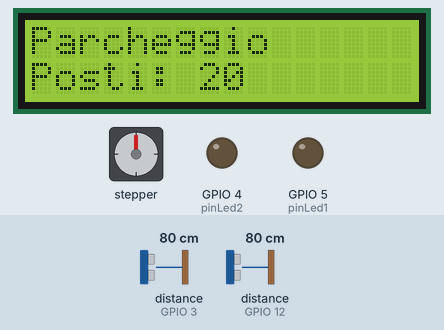
Recording of a sketch running on a simulated ESP32. On the bench: 16×2 character LCD, stepper motor, output pins drawn as LEDs (lit = HIGH). Wiring (inferred from the names in the program): 2 × ultrasonic range finder: trigger GPIO 2, echo GPIO 3 / trigger GPIO 13, echo GPIO 12. The inputs (shaded band) are chosen by the test bench; at power-on: distance to the obstacle (sensors on GPIO 12, GPIO 3) 80 cm. The echo pulse lasts 58.3 µs per cm; stepper angles assume 2048 steps per turn; pins used as bus, display or sensor lines are not drawn; what the sketch prints to the serial monitor is not drawn.

Above: at 1.5 s.
1.6 s: distance to the obstacle (sensor on GPIO 12) set to 16 cm
3.1 s: distance to the obstacle (sensor on GPIO 12) set to 13 cm
At 4.5 s:
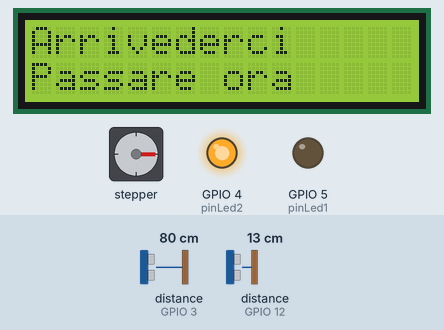
5.6 s: distance to the obstacle (sensor on GPIO 3) set to 2 cm
At 6.7 s:
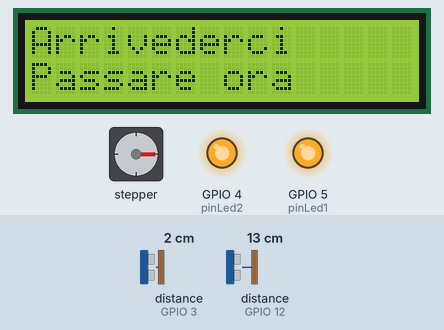
7.1 s: distance to the obstacle (sensor on GPIO 3) set to 13 cm
8.6 s: distance to the obstacle (sensor on GPIO 3) set to 17 cm
At 10.5 s:
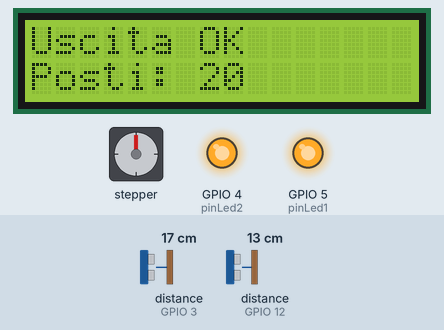
Timing chart, 0 to 13.4 s (numbered marks = the images above; inputs shaded):
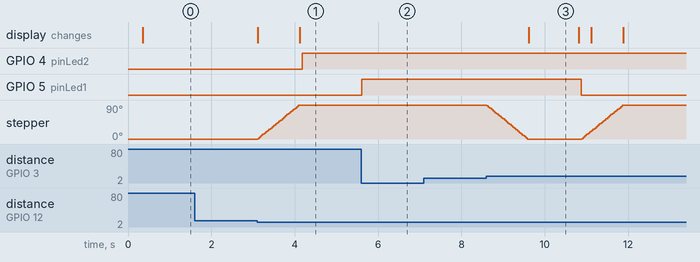

The sketch:

parcheggio_sbarra.ino
```cpp
#include <SPI.h>
#include <MFRC522.h>
#include <LiquidCrystal.h>
#include <Stepper.h>

// ============================================================
// PARCHEGGIO / SBARRA - ARDUINO MEGA
// ============================================================
// ESP32 TX2 GPIO17 -> Mega RX1 pin 19
// Mega TX1 pin 18 -> partitore 1k/2k -> ESP32 RX2 GPIO16
HardwareSerial& espLink = Serial1;

const unsigned long LINK_BAUD = 9600UL;
const unsigned long SEND_STATE_MS = 1000UL;
const unsigned long DEBUG_STATUS_MS = 10000UL;
const bool DEBUG_VERBOSE = false;

// ============================================================
// HARDWARE
// ============================================================
#define SS_PIN 53
#define RST_PIN 30
MFRC522 mfrc522(SS_PIN, RST_PIN);

LiquidCrystal lcd(31, 33, 35, 37, 39, 41);

const int stepsPerRevolution = 2048;
Stepper myStepper(stepsPerRevolution, 11, 9, 10, 8);
const int passiSbarra = 512;

const int pinTrig1 = 2;
const int pinEcho1 = 3;
const int pinLed1 = 5;

const int pinTrig2 = 13;
const int pinEcho2 = 12;
const int pinLed2 = 4;

// ============================================================
// STATO APP / SERVER
// ============================================================
const int MAX_POSTI = 20;
const int sogliaDistanza = 15;

int parkingCapacity = MAX_POSTI;
int occupiedSpots = 0;
bool parkingBarrierOpen = false;
bool vehicleDetected = false;
bool rfidReaderEnabled = true;
bool lcdEnabled = true;

unsigned long lastStateSend = 0;
unsigned long lastDebugStatus = 0;
unsigned long stateSentCount = 0;
unsigned long commandReceivedCount = 0;
unsigned long ignoredCommandCount = 0;
bool lastLoggedBarrierOpen = false;
bool lastLoggedVehicleDetected = false;
int lastLoggedOccupiedSpots = -1;

int postiDisponibili();

void logLine(const __FlashStringHelper* area, const __FlashStringHelper* level, const String& message) {
  Serial.print('[');
  Serial.print(millis());
  Serial.print(F(" ms] PARK "));
  Serial.print(area);
  Serial.print(' ');
  Serial.print(level);
  Serial.print(F(" | "));
  Serial.println(message);
}

String boolText(bool value) {
  return value ? "1" : "0";
}

String stateSummary() {
  String msg = "spots=" + String(occupiedSpots) + "/" + String(parkingCapacity);
  msg += " free=" + String(postiDisponibili());
  msg += " barrier=" + boolText(parkingBarrierOpen);
  msg += " vehicle=" + boolText(vehicleDetected);
  msg += " rfid=" + boolText(rfidReaderEnabled);
  msg += " lcd=" + boolText(lcdEnabled);
  msg += " tx=" + String(stateSentCount);
  msg += " cmd=" + String(commandReceivedCount);
  msg += " ignored=" + String(ignoredCommandCount);
  return msg;
}

void logStateChanges() {
  if (parkingBarrierOpen != lastLoggedBarrierOpen) {
    logLine(F("BARRIER"), F("STATE"), parkingBarrierOpen ? F("aperta") : F("chiusa"));
    lastLoggedBarrierOpen = parkingBarrierOpen;
  }
  if (vehicleDetected != lastLoggedVehicleDetected) {
    logLine(F("SENSOR"), F("STATE"), vehicleDetected ? F("veicolo rilevato") : F("nessun veicolo"));
    lastLoggedVehicleDetected = vehicleDetected;
  }
  if (occupiedSpots != lastLoggedOccupiedSpots) {
    logLine(F("SPOTS"), F("STATE"), String(occupiedSpots) + "/" + String(parkingCapacity));
    lastLoggedOccupiedSpots = occupiedSpots;
  }
}

int postiDisponibili() {
  return max(0, parkingCapacity - occupiedSpots);
}

String valueOf(const String& line, const char* key) {
  const String token = String(key) + "=";
  const int start = line.indexOf(token);
  if (start < 0) {
    return "";
  }

  const int valueStart = start + token.length();
  int valueEnd = line.indexOf(';', valueStart);
  if (valueEnd < 0) {
    valueEnd = line.length();
  }

  return line.substring(valueStart, valueEnd);
}

bool readBoolField(const String& line, const char* key, bool fallback) {
  const String raw = valueOf(line, key);
  if (raw.length() == 0) {
    return fallback;
  }
  return raw == "1" || raw == "true" || raw == "TRUE";
}

int readIntField(const String& line, const char* key, int fallback) {
  const String raw = valueOf(line, key);
  if (raw.length() == 0) {
    return fallback;
  }
  return raw.toInt();
}

void applyCommandLine(const String& line) {
  if (!line.startsWith("CMD;")) {
    ignoredCommandCount++;
    if (DEBUG_VERBOSE) logLine(F("CMD"), F("SKIP"), line);
    return;
  }

  commandReceivedCount++;
  logLine(F("CMD"), F("RX"), line);

  rfidReaderEnabled = readBoolField(line, "rfidReaderEnabled", rfidReaderEnabled);
  lcdEnabled = readBoolField(line, "lcdEnabled", lcdEnabled);
  parkingCapacity = readIntField(line, "parkingCapacity", parkingCapacity);
  occupiedSpots = constrain(readIntField(line, "occupiedSpots", occupiedSpots), 0, parkingCapacity);

  const bool requestedBarrier = readBoolField(line, "parkingBarrierOpen", parkingBarrierOpen);
  if (requestedBarrier != parkingBarrierOpen) {
    requestedBarrier ? apriSbarra() : chiudiSbarra();
  }
}

void readSerialCommands() {
  static String buffer;

  while (espLink.available() > 0) {
    const char c = (char)espLink.read();
    if (c == '\n') {
      buffer.trim();
      applyCommandLine(buffer);
      buffer = "";
    } else if (c != '\r') {
      buffer += c;
      if (buffer.length() > 220) {
        buffer = "";
      }
    }
  }
}

void sendStateToEsp32() {
  espLink.print(F("STATE;"));
  espLink.print(F("rfidReaderEnabled="));
  espLink.print(rfidReaderEnabled ? 1 : 0);
  espLink.print(F(";parkingBarrierOpen="));
  espLink.print(parkingBarrierOpen ? 1 : 0);
  espLink.print(F(";vehicleDetected="));
  espLink.print(vehicleDetected ? 1 : 0);
  espLink.print(F(";parkingCapacity="));
  espLink.print(parkingCapacity);
  espLink.print(F(";occupiedSpots="));
  espLink.print(occupiedSpots);
  espLink.print(F(";lcdEnabled="));
  espLink.print(lcdEnabled ? 1 : 0);
  espLink.println(';');
  stateSentCount++;
  if (DEBUG_VERBOSE) logLine(F("SERIAL1"), F("TX"), stateSummary());
}

void serviceBridge() {
  readSerialCommands();

  const unsigned long now = millis();
  if (now - lastStateSend >= SEND_STATE_MS) {
    sendStateToEsp32();
    lastStateSend = now;
  }
}

void setup() {
  Serial.begin(115200);
  espLink.begin(LINK_BAUD);
  delay(200);
  logLine(F("BOOT"), F("INFO"), F("parcheggio_sbarra pronto"));
  logLine(F("BOOT"), F("PINS"), F("Mega Serial1: TX1 pin 18 -> ESP32 RX16, RX1 pin 19 <- ESP32 TX17"));
  logLine(F("BOOT"), F("BAUD"), String(LINK_BAUD));

  SPI.begin();
  mfrc522.PCD_Init();

  lcd.begin(16, 2);
  myStepper.setSpeed(15);

  pinMode(pinTrig1, OUTPUT);
  pinMode(pinEcho1, INPUT);
  pinMode(pinLed1, OUTPUT);
  pinMode(pinTrig2, OUTPUT);
  pinMode(pinEcho2, INPUT);
  pinMode(pinLed2, OUTPUT);

  stampaDefault();
  lastLoggedBarrierOpen = parkingBarrierOpen;
  lastLoggedVehicleDetected = vehicleDetected;
  lastLoggedOccupiedSpots = occupiedSpots;
  logLine(F("STATUS"), F("INFO"), stateSummary());
}

void loop() {
  serviceBridge();
  aggiornaLed();

  const long d1 = calcolaDistanza(pinTrig1, pinEcho1);
  const long d2 = calcolaDistanza(pinTrig2, pinEcho2);
  vehicleDetected = d1 < sogliaDistanza || d2 < sogliaDistanza;
  logStateChanges();

  const unsigned long now = millis();
  if (now - lastDebugStatus >= DEBUG_STATUS_MS) {
    String msg = stateSummary();
    msg += " d1=" + String(d1);
    msg += " d2=" + String(d2);
    logLine(F("STATUS"), F("INFO"), msg);
    lastDebugStatus = now;
  }

  if (d1 < sogliaDistanza && postiDisponibili() > 0) {
    mostraMessaggio("Auto ingresso", "Passa la card");

    while (calcolaDistanza(pinTrig1, pinEcho1) < sogliaDistanza) {
      serviceBridge();
      aggiornaLed();

      if (rfidReaderEnabled && mfrc522.PICC_IsNewCardPresent() && mfrc522.PICC_ReadCardSerial()) {
        mostraMessaggio("Card valida", "Apertura...");
        logLine(F("RFID"), F("ALLOW"), F("card valida ingresso"));
        apriSbarra();
        mostraMessaggio("Sbarra aperta", "Entra");

        while (calcolaDistanza(pinTrig2, pinEcho2) > sogliaDistanza) {
          serviceBridge();
          aggiornaLed();
        }

        while (calcolaDistanza(pinTrig2, pinEcho2) < sogliaDistanza) {
          serviceBridge();
          aggiornaLed();
        }

        chiudiSbarra();
        occupiedSpots = min(parkingCapacity, occupiedSpots + 1);
        mostraMessaggio("Ingresso OK", "Posti: " + String(postiDisponibili()));

        delay(1200);
        resetRFID();
        stampaDefault();
        break;
      }
    }

    stampaDefault();
  } else if (d2 < sogliaDistanza) {
    mostraMessaggio("Auto uscita", "Apertura...");
    apriSbarra();
    mostraMessaggio("Arrivederci", "Passare ora");

    while (calcolaDistanza(pinTrig1, pinEcho1) > sogliaDistanza) {
      serviceBridge();
      aggiornaLed();
    }

    while (calcolaDistanza(pinTrig1, pinEcho1) < sogliaDistanza) {
      serviceBridge();
      aggiornaLed();
    }

    chiudiSbarra();
    occupiedSpots = max(0, occupiedSpots - 1);
    mostraMessaggio("Uscita OK", "Posti: " + String(postiDisponibili()));

    delay(1200);
    stampaDefault();
  }
}

void aggiornaLed() {
  const long l1 = calcolaDistanza(pinTrig1, pinEcho1);
  const long l2 = calcolaDistanza(pinTrig2, pinEcho2);
  digitalWrite(pinLed1, l1 < sogliaDistanza ? HIGH : LOW);
  digitalWrite(pinLed2, l2 < sogliaDistanza ? HIGH : LOW);
}

long calcolaDistanza(int trig, int echo) {
  digitalWrite(trig, LOW);
  delayMicroseconds(2);
  digitalWrite(trig, HIGH);
  delayMicroseconds(10);
  digitalWrite(trig, LOW);

  const long durata = pulseIn(echo, HIGH, 20000);
  if (durata == 0) {
    return 100;
  }
  return durata / 58;
}

void apriSbarra() {
  if (parkingBarrierOpen) {
    return;
  }
  myStepper.step(passiSbarra);
  parkingBarrierOpen = true;
  logLine(F("BARRIER"), F("CMD"), F("apri"));
}

void chiudiSbarra() {
  if (!parkingBarrierOpen) {
    return;
  }
  myStepper.step(-passiSbarra);
  parkingBarrierOpen = false;
  logLine(F("BARRIER"), F("CMD"), F("chiudi"));
}

void mostraMessaggio(const String& r1, const String& r2) {
  if (!lcdEnabled) {
    lcd.noDisplay();
    return;
  }

  lcd.display();
  lcd.clear();
  lcd.setCursor(0, 0);
  lcd.print(r1.substring(0, 16));
  lcd.setCursor(0, 1);
  lcd.print(r2.substring(0, 16));
}

void stampaDefault() {
  mostraMessaggio("Parcheggio", "Posti: " + String(postiDisponibili()));
}

void resetRFID() {
  mfrc522.PICC_HaltA();
  mfrc522.PCD_StopCrypto1();
}
```

Measured:
- the behaviour switches between 15 and 14 cm on distance to the obstacle (sensor on GPIO 12) (found by bisection; images 0 and 1)
- the behaviour switches between 14 and 15 cm on distance to the obstacle (sensor on GPIO 3) (found by bisection; images 2 and 3)
- after the input at 1.6 s, every drawn part: stays the same
- after the input at 3.1 s, GPIO 4 (pinLed2): LOW → HIGH after 1.1 s; stepper: turns 90° clockwise in 1.0 s, starting at once; the display: first changes at once (image 1 shows a later state)
- after the input at 5.6 s, GPIO 5 (pinLed1): LOW → HIGH at once
- after the input at 7.1 s, every drawn part: stays the same
- after the input at 8.6 s, GPIO 5 (pinLed1): HIGH → LOW after 2.3 s; stepper: turns 90° counter-clockwise in 0.98 s, then 90° clockwise in 1.0 s; the display: changes after 1.0 s (image 3)
- what the display in image 3 shows lasts 1.2 s, from 9.6 s to 10.8 s
